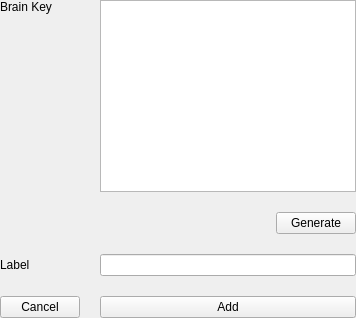
              <widget class="QWidget" name="page_4">
               <property name="sizePolicy">
                <sizepolicy hsizetype="Minimum" vsizetype="Preferred">
                 <horstretch>0</horstretch>
                 <verstretch>0</verstretch>
                </sizepolicy>
               </property>
               <layout class="QFormLayout" name="formLayout_8">
                <property name="fieldGrowthPolicy">
                 <enum>QFormLayout::AllNonFixedFieldsGrow</enum>
                </property>
                <property name="horizontalSpacing">
                 <number>20</number>
                </property>
                <property name="verticalSpacing">
                 <number>20</number>
                </property>
                <property name="leftMargin">
                 <number>0</number>
                </property>
                <property name="topMargin">
                 <number>0</number>
                </property>
                <property name="rightMargin">
                 <number>0</number>
                </property>
                <property name="bottomMargin">
                 <number>0</number>
                </property>
                <item row="0" column="0">
                 <widget class="QLabel" name="label_43">
                  <property name="text">
                   <string>Brain Key</string>
                  </property>
                  <property name="alignment">
                   <set>Qt::AlignLeading|Qt::AlignLeft|Qt::AlignTop</set>
                  </property>
                 </widget>
                </item>
                <item row="2" column="0">
                 <widget class="QLabel" name="label_44">
                  <property name="text">
                   <string>Label</string>
                  </property>
                 </widget>
                </item>
                <item row="2" column="1">
                 <widget class="QLineEdit" name="blindLabel">
                  <property name="minimumSize">
                   <size>
                    <width>0</width>
                    <height>20</height>
                   </size>
                  </property>
                 </widget>
                </item>
                <item row="3" column="0">
                 <widget class="QPushButton" name="blindAccountCancel">
                  <property name="text">
                   <string>Cancel</string>
                  </property>
                 </widget>
                </item>
                <item row="3" column="1">
                 <widget class="QPushButton" name="blindAccountCreate">
                  <property name="text">
                   <string>Add</string>
                  </property>
                 </widget>
                </item>
                <item row="1" column="1">
                 <layout class="QHBoxLayout" name="horizontalLayout_20">
                  <item>
                   <spacer name="horizontalSpacer_4">
                    <property name="orientation">
                     <enum>Qt::Horizontal</enum>
                    </property>
                    <property name="sizeHint" stdset="0">
                     <size>
                      <width>40</width>
                      <height>20</height>
                     </size>
                    </property>
                   </spacer>
                  </item>
                  <item>
                   <widget class="QPushButton" name="blindAccountGenerate">
                    <property name="text">
                     <string>Generate</string>
                    </property>
                    <property name="flat">
                     <bool>false</bool>
                    </property>
                   </widget>
                  </item>
                 </layout>
                </item>
                <item row="0" column="1">
                 <widget class="QBrainKeyEdit" name="blindBrainkeyPlain"/>
                </item>
               </layout>
              </widget>
